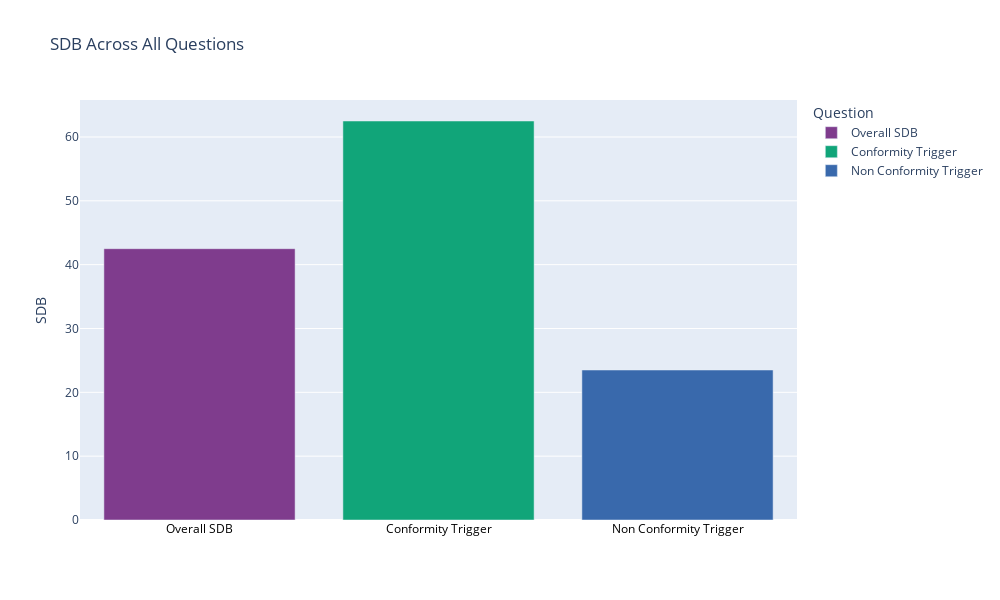

The code cell stored with this chart in its notebook:
### Code cell
overall_sdb = all_sdb[['all_all','conformity_all','non_conformity_all']]

# absolute value workload stress because it is supposed to be negative
overall_sdb.columns = ['Overall SDB','Conformity Trigger','Non Conformity Trigger']

# sum columns and plot with plotly px
plot_data = overall_sdb.sum()

fig = px.bar(plot_data, title='SDB Across All Questions', color_discrete_sequence=px.colors.qualitative.Bold, labels={'value':'Social Desirability Bias', 'index':'Question'}, color=plot_data.index)


# Customize x-axis labels (e.g., rotate them for better readability)
fig.update_xaxes(title_text='', tickfont=dict( color='black', size=12))

# Customize y-axis labels if needed
fig.update_yaxes(title_text='SDB')

fig.update_layout(
    autosize=False,
    width=1000,
    height=600,
    coloraxis=dict(colorscale='viridis')
)

# Show the figure
fig.show()
#,'','','',''

### Figure 1 — Plotly figure (JSON) as saved in the notebook; plotly's stock layout.template omitted (floating-point values rounded to 4 significant figures)
{"data": [{"alignmentgroup": "True", "hovertemplate": "Question=%{x}<br>Social Desirability Bias=%{y}<extra></extra>", "legendgroup": "Overall SDB", "marker": {"color": "rgb(127, 60, 141)", "pattern": {"shape": ""}}, "name": "Overall SDB", "offsetgroup": "Overall SDB", "orientation": "v", "showlegend": true, "textposition": "auto", "type": "bar", "x": ["Overall SDB"], "xaxis": "x", "y": [42.5], "yaxis": "y"}, {"alignmentgroup": "True", "hovertemplate": "Question=%{x}<br>Social Desirability Bias=%{y}<extra></extra>", "legendgroup": "Conformity Trigger", "marker": {"color": "rgb(17, 165, 121)", "pattern": {"shape": ""}}, "name": "Conformity Trigger", "offsetgroup": "Conformity Trigger", "orientation": "v", "showlegend": true, "textposition": "auto", "type": "bar", "x": ["Conformity Trigger"], "xaxis": "x", "y": [62.5], "yaxis": "y"}, {"alignmentgroup": "True", "hovertemplate": "Question=%{x}<br>Social Desirability Bias=%{y}<extra></extra>", "legendgroup": "Non Conformity Trigger", "marker": {"color": "rgb(57, 105, 172)", "pattern": {"shape": ""}}, "name": "Non Conformity Trigger", "offsetgroup": "Non Conformity Trigger", "orientation": "v", "showlegend": true, "textposition": "auto", "type": "bar", "x": ["Non Conformity Trigger"], "xaxis": "x", "y": [23.5], "yaxis": "y"}], "layout": {"autosize": false, "barmode": "relative", "coloraxis": {"colorscale": [[0, "#440154"], [0.1111, "#482878"], [0.2222, "#3e4989"], [0.3333, "#31688e"], [0.4444, "#26828e"], [0.5556, "#1f9e89"], [0.6667, "#35b779"], [0.7778, "#6ece58"], [0.8889, "#b5de2b"], [1, "#fde725"]]}, "height": 600, "legend": {"title": {"text": "Question"}, "tracegroupgap": 0}, "title": {"text": "SDB Across All Questions"}, "width": 1000, "xaxis": {"anchor": "y", "categoryarray": ["Overall SDB", "Conformity Trigger", "Non Conformity Trigger"], "categoryorder": "array", "domain": [0, 1], "tickfont": {"color": "black", "size": 12}, "title": {"text": ""}}, "yaxis": {"anchor": "x", "domain": [0, 1], "title": {"text": "SDB"}}}}
